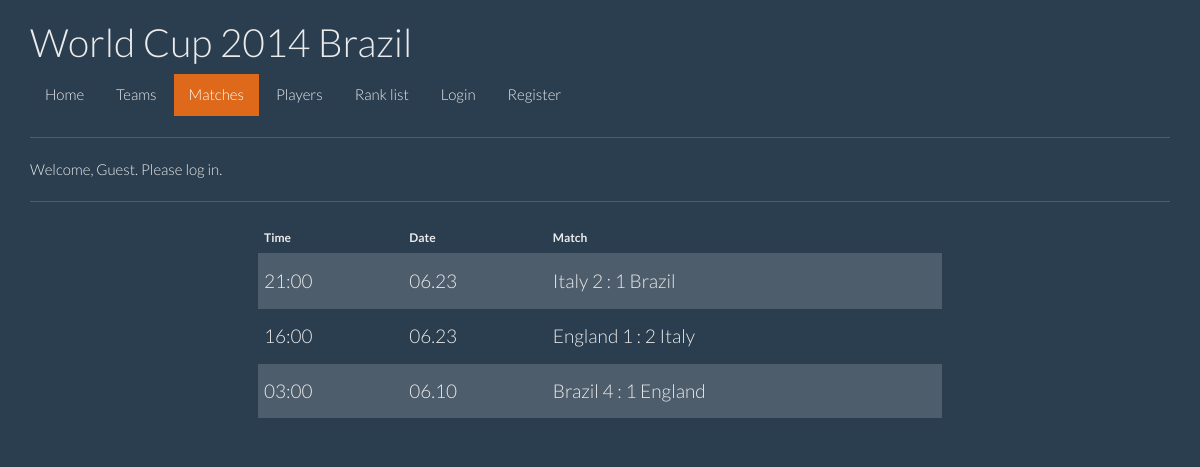
The app's page /matches, older data.
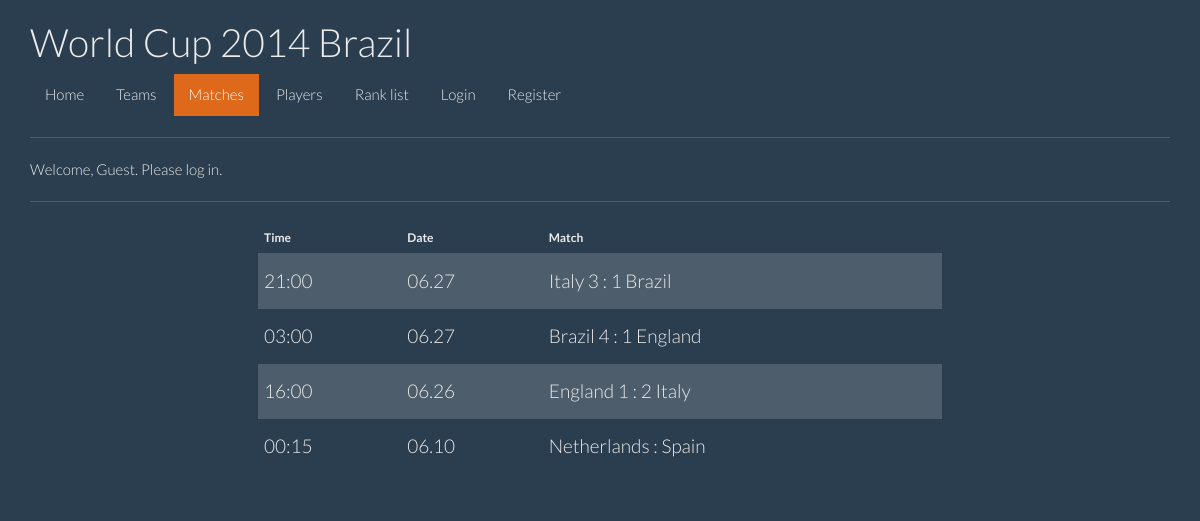
The same page, newer data.
### website/models.py (models this page shows, shortened)
class Match(models.Model):
    host = models.ForeignKey(Team, related_name="host_matches")
    away = models.ForeignKey(Team, related_name="away_matches")
    score_host = models.PositiveSmallIntegerField(blank=True, null=True)
    score_away = models.PositiveSmallIntegerField(blank=True, null=True)
    schedule = models.DateTimeField()
    is_over = models.BooleanField(default=False)
    def __str__(self):
        if self.score_host is None or self.score_away is None:
            score_host = ""
            score_away = ""
        else:
            score_host = self.score_host
            score_away = self.score_away
        representation = "{} {} : {} {}".format(self.host.name,
                                                score_host,
                                                score_away,
                                                self.away.name)
        return representation

class Team(models.Model):
    name = models.CharField(max_length=50)
    group = models.CharField(max_length=2)
    info = models.TextField()

### website/views.py (the view)
# urls.py: url(r'^matches$', 'matches', name="matches"),
def matches(request):
    matches = Match.objects.order_by('-schedule')
    return render(request, "matches.html", locals())

### website/templates/matches.html (shortened to what this page needs)
{% extends 'base.html' %}
{% block content %}
            <nav>
                <ul class="nav nav-pills">
                    <li><a href="/">Home</a></li>
                    <li><a href="{% url 'teams' %}">Teams</a></li>
                    <li class="active"><a href="{% url 'matches' %}">Matches</a></li>
                    <li><a href="{% url 'players' %}">Players</a></li>
                    <li><a href="{% url 'ranking' %}">Rank list</a></li>
                 {% if user.is_authenticated %}
                 <li><a href="{% url 'logout' %}">Logout</a></li>
                 <li><a href="{% url 'my-profile' %}">My profile</a></li>
                 {% else %}
                 <li><a href="{% url 'login' %}">Login</a></li>
                 <li><a href="{% url 'register' %}">Register</a></li>
                 {% endif %}
                </ul>
            </nav>
            <hr>
{% if user.is_authenticated %}
    <p>Welcome, {{ user.username }}. Thanks for logging in.</p>
{% else %}
    <p>Welcome, Guest. Please log in.</p>
{% endif %}
<hr>
<center>
<table class="table table-striped table-hover " style="width:60%">
  <thead>
    <tr>
      <th>Time</th>
      <th>Date</th>
      <th>Match</th>
    </tr>
  </thead>
  <tbody>
    {% for match in matches %}
    <tr style="cursor:pointer;" onclick="location.href='{% url 'show-match' match.id %}'">
      <td><h4>{{ match.schedule|date:'H:i'  }}</h4></td>
      <td><h4>{{ match.schedule|date:'m.d'  }}</h4></td>
      <td><h4>{{ match }}</h4></td>
    </tr>
    {% endfor %}
{% endblock %}

### website/templates/base.html
<html>
    <head>
        <link rel="stylesheet" type="text/css" href="{{ STATIC_URL }}bootstrap.css">
    </head>
    <body>
        <div class="container">
            <h1>World Cup 2014 Brazil</h1>
        {% block content %}
        {% endblock %}
        </div>
    </body>
</html>

Row changes from the older to the newer data that the page shows:
changed Match: schedule "06.23" → "06.27"; score_host+score_away+host "Italy 2 : 1 Brazil" → "Italy 3 : 1 Brazil"
changed Match "Brazil 4 : 1 England": schedule "06.10" → "06.27"; moves up the list
changed Match "England 1 : 2 Italy": schedule "06.23" → "06.26"
added Match: schedule "00:15", schedule "06.10", score_host+host+away "Netherlands : Spain"
